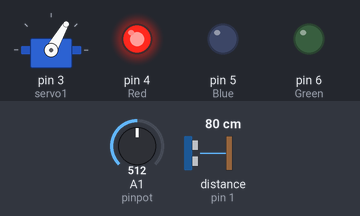
Bench run of a sketch on a simulated Arduino Uno, built with avr-gcc and run on an emulated ATmega328P. On the bench: servo, output pins drawn as LEDs (lit = HIGH). Wiring (inferred from the names in the program): ultrasonic range finder: trigger pin 2; echo pin 1. The test bench sets the inputs (shaded band); at power-on: distance to the obstacle (sensor on pin 1) 80 cm, A1 (pinpot) = 512. The echo pulse lasts 58.3 µs per cm; pins used as bus, display or sensor lines are not drawn.

Above: at 9.8 s.
9.9 s: distance to the obstacle (sensor on pin 1) set to 2 cm
At 13.4 s:
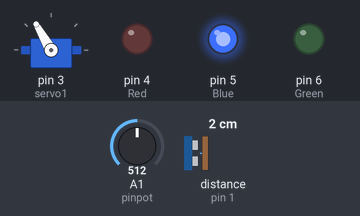
19.5 s: distance to the obstacle (sensor on pin 1) set to 9 cm
28.5 s: distance to the obstacle (sensor on pin 1) set to 12 cm
At 35.0 s:
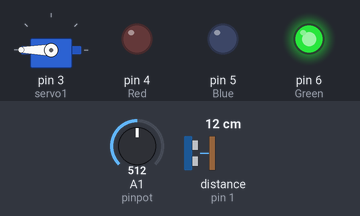
38.0 s: distance to the obstacle (sensor on pin 1) set to 4 cm
At 47.7 s:
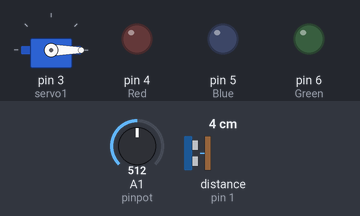
48.0 s: distance to the obstacle (sensor on pin 1) set to 18 cm
At 50.4 s:
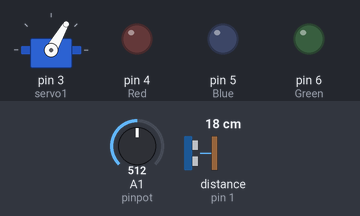
Timing chart, 0 to 58.5 s (numbered marks = the images above; inputs shaded):
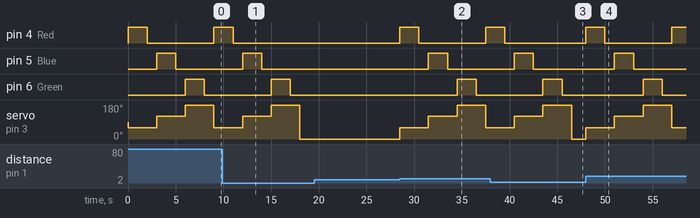

Measured:
- the behaviour switches between 10 and 11 cm on distance to the obstacle (sensor on pin 1) (found by bisection; images 1 and 2)
- after the input at 9.9 s, pin 4 (Red): goes on until 11.0 s, then stays LOW
- after the input at 19.5 s, every drawn part: stays the same
- after the input at 28.5 s, pin 4 (Red): LOW → HIGH at once, → LOW 2.0 s later, → HIGH 7.0 s later; pin 5 (Blue): LOW → HIGH after 3.0 s, → LOW 2.0 s later; pin 6 (Green): LOW → HIGH after 6.0 s, → LOW 2.0 s later; servo on pin 3 (servo1): 0° → 60° at once, → 120° 3.0 s later, → 180° 3.0 s later, → 60° 3.0 s later
- after the input at 38.0 s, pin 4 (Red): goes on until 39.5 s, then stays LOW
- after the input at 48.0 s, pin 4 (Red): LOW → HIGH at once, → LOW 2.0 s later, → HIGH 7.0 s later; pin 5 (Blue): LOW → HIGH after 3.0 s, → LOW 2.0 s later; pin 6 (Green): LOW → HIGH after 6.0 s, → LOW 2.0 s later; servo on pin 3 (servo1): 0° → 60° at once, → 120° 3.0 s later, → 180° 3.0 s later, → 60° 3.0 s later

The sketch:

terrific_snaget_amberis1.ino
```cpp
#include <Servo.h>
Servo servo1;
int trigPin = 2;
int echoPin = 1;
int pinpot=A1;
int Red= 4;
int Blue= 5;
int Green= 6;
int value;
long distance;
long duration;

void setup()
{
servo1.attach(3);
 pinMode(Red, OUTPUT);
 pinMode(Blue, OUTPUT);
 pinMode(Green, OUTPUT);
 pinMode(trigPin, OUTPUT);
 pinMode(echoPin, INPUT);
}

void loop() {
  ultra();
  value= analogRead(pinpot);
  servo1.write(0);
  if(distance >=100){
  servo1.write(60);

  digitalWrite(Red,HIGH);
  delay(2000);
  digitalWrite(Red, LOW);
  delay(1000);
  }
  //ultra();
  else{servo1.write(0);}
   if (distance>=100){
   servo1.write(120);
   digitalWrite(Blue,HIGH);
   delay(2000);
   digitalWrite(Blue,LOW);
   delay(1000);
 }
    //ultra();
  else{servo1.write(0);}
   if (distance>=100){
   servo1.write(180);
   digitalWrite(Green,HIGH);
   delay(2000);
   digitalWrite(Green,LOW);
   delay(1000);
 }

  else{servo1.write(0);}
}

void ultra(){
  digitalWrite(trigPin, LOW);
  delayMicroseconds(2);
  digitalWrite(trigPin, HIGH);
  delayMicroseconds(10);
  digitalWrite(trigPin, LOW);
  duration = pulseIn(echoPin, HIGH);
  distance= duration*0.343/2;
}
```
